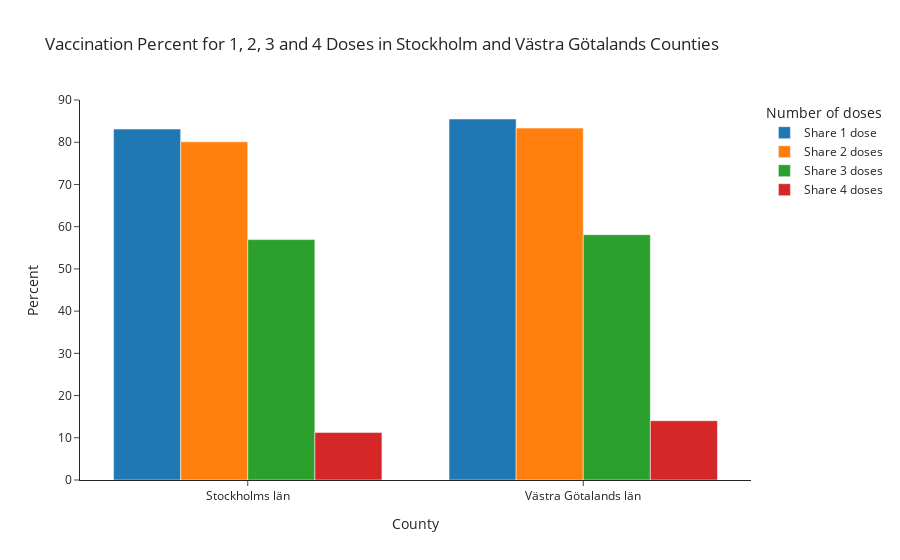

This figure's notebook cell:
### Markdown cell above
The above code indicates that the age groups for children includes children aged 12 to 17 years. Down below we include the two groups below 18 in our .query() method and makning a new dataframe called 'children_12_to_17'. Then we aggregate the total sum of the population column from our new dataframe.

### Code cell
df_stockholm_västra_götaland = df.query("Län_namn == 'Stockholms län' | Län_namn == 'Västra Götalands län'").copy()

new_df_sthlm_vgr = pd.DataFrame()
new_df_sthlm_vgr['Share 1 dose'] = (df_stockholm_västra_götaland.groupby('Län_namn')['Antal minst 1 dos'].sum() / df_stockholm_västra_götaland.groupby('Län_namn')['Befolkning'].sum())*100
new_df_sthlm_vgr['Share 2 doses'] = (df_stockholm_västra_götaland.groupby('Län_namn')['Antal minst 2 doser'].sum() / df_stockholm_västra_götaland.groupby('Län_namn')['Befolkning'].sum())*100
new_df_sthlm_vgr['Share 3 doses'] = (df_stockholm_västra_götaland.groupby('Län_namn')['Antal 3 doser'].sum() / df_stockholm_västra_götaland.groupby('Län_namn')['Befolkning'].sum())*100
new_df_sthlm_vgr['Share 4 doses'] = (df_stockholm_västra_götaland.groupby('Län_namn')['Antal 4 doser'].sum() / df_stockholm_västra_götaland.groupby('Län_namn')['Befolkning'].sum())*100

fig = px.bar(new_df_sthlm_vgr, 
             x=new_df_sthlm_vgr.index, 
             y=['Share 1 dose', 'Share 2 doses', 'Share 3 doses', 'Share 4 doses'],
             labels=dict(Län_namn= 'County', value='Percent', variable='Number of doses'),
             title='Vaccination Percent for 1, 2, 3 and 4 Doses in Stockholm and Västra Götalands Counties',
             barmode='group',
             template='simple_white')

fig.show()
fig.write_html("Visualizations/dose_1_to_4_STHLM_VGR.html")

### Figure 1 — Plotly figure (JSON) as saved in the notebook; plotly's stock layout.template omitted (floating-point values rounded to 4 significant figures)
{"data": [{"alignmentgroup": "True", "hovertemplate": "Number of doses=Share 1 dose<br>County=%{x}<br>Percent=%{y}<extra></extra>", "legendgroup": "Share 1 dose", "marker": {"color": "#1F77B4", "pattern": {"shape": ""}}, "name": "Share 1 dose", "offsetgroup": "Share 1 dose", "orientation": "v", "showlegend": true, "textposition": "auto", "type": "bar", "x": ["Stockholms län", "Västra Götalands län"], "xaxis": "x", "y": [83.12, 85.51], "yaxis": "y"}, {"alignmentgroup": "True", "hovertemplate": "Number of doses=Share 2 doses<br>County=%{x}<br>Percent=%{y}<extra></extra>", "legendgroup": "Share 2 doses", "marker": {"color": "#FF7F0E", "pattern": {"shape": ""}}, "name": "Share 2 doses", "offsetgroup": "Share 2 doses", "orientation": "v", "showlegend": true, "textposition": "auto", "type": "bar", "x": ["Stockholms län", "Västra Götalands län"], "xaxis": "x", "y": [80.11, 83.36], "yaxis": "y"}, {"alignmentgroup": "True", "hovertemplate": "Number of doses=Share 3 doses<br>County=%{x}<br>Percent=%{y}<extra></extra>", "legendgroup": "Share 3 doses", "marker": {"color": "#2CA02C", "pattern": {"shape": ""}}, "name": "Share 3 doses", "offsetgroup": "Share 3 doses", "orientation": "v", "showlegend": true, "textposition": "auto", "type": "bar", "x": ["Stockholms län", "Västra Götalands län"], "xaxis": "x", "y": [56.95, 58.09], "yaxis": "y"}, {"alignmentgroup": "True", "hovertemplate": "Number of doses=Share 4 doses<br>County=%{x}<br>Percent=%{y}<extra></extra>", "legendgroup": "Share 4 doses", "marker": {"color": "#D62728", "pattern": {"shape": ""}}, "name": "Share 4 doses", "offsetgroup": "Share 4 doses", "orientation": "v", "showlegend": true, "textposition": "auto", "type": "bar", "x": ["Stockholms län", "Västra Götalands län"], "xaxis": "x", "y": [11.27, 14.04], "yaxis": "y"}], "layout": {"barmode": "group", "legend": {"title": {"text": "Number of doses"}, "tracegroupgap": 0}, "title": {"text": "Vaccination Percent for 1, 2, 3 and 4 Doses in Stockholm and Västra Götalands Counties"}, "xaxis": {"anchor": "y", "categoryorder": "total ascending", "domain": [0, 1], "title": {"text": "County"}}, "yaxis": {"anchor": "x", "domain": [0, 1], "title": {"text": "Percent"}}}}
